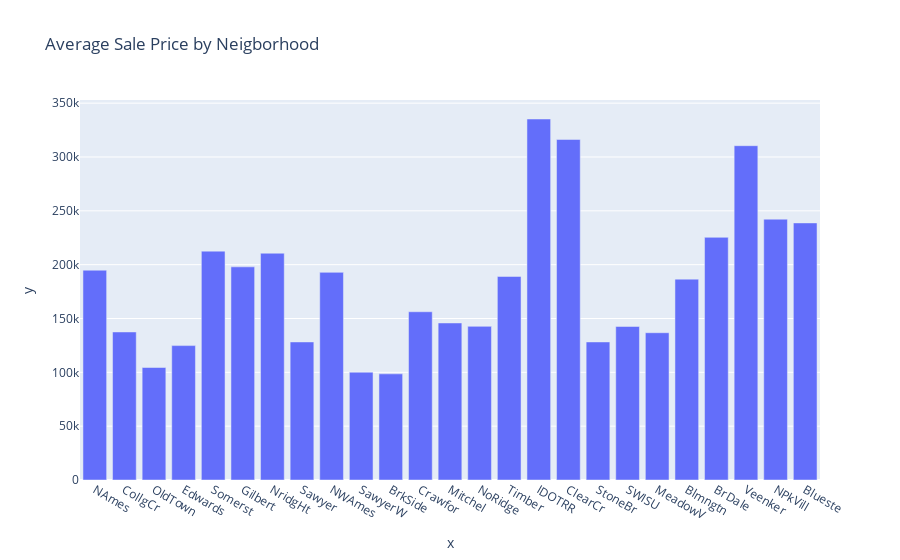

The notebook cell this image was saved under:
### Code cell
fig = px.bar(cat_train, x=neigborhood.index, y=neigborhood_avgprice , title='Average Sale Price by Neigborhood')
fig.show()

### Figure 1 — Plotly figure (JSON) as saved in the notebook; plotly's stock layout.template omitted (floating-point values rounded to 4 significant figures)
{"data": [{"alignmentgroup": "True", "hovertemplate": "x=%{x}<br>y=%{y}<extra></extra>", "legendgroup": "", "marker": {"color": "#636efa", "pattern": {"shape": ""}}, "name": "", "offsetgroup": "", "orientation": "v", "showlegend": false, "textposition": "auto", "type": "bar", "x": ["NAmes", "CollgCr", "OldTown", "Edwards", "Somerst", "Gilbert", "NridgHt", "Sawyer", "NWAmes", "SawyerW", "BrkSide", "Crawfor", "Mitchel", "NoRidge", "Timber", "IDOTRR", "ClearCr", "StoneBr", "SWISU", "MeadowV", "Blmngtn", "BrDale", "Veenker", "NPkVill", "Blueste"], "xaxis": "x", "y": [194900.0, 137500, 104500.0, 124800.0, 212600.0, 198000.0, 210600.0, 128200.0, 192900.0, 100100.0, 98580.0, 156300.0, 145800.0, 142700.0, 189100.0, 335300.0, 316300.0, 128200.0, 142600.0, 136800.0, 186600.0, 225400.0, 310499, 242200.0, 238800.0], "yaxis": "y"}], "layout": {"barmode": "relative", "legend": {"tracegroupgap": 0}, "title": {"text": "Average Sale Price by Neigborhood"}, "xaxis": {"anchor": "y", "domain": [0, 1], "title": {"text": "x"}}, "yaxis": {"anchor": "x", "domain": [0, 1], "title": {"text": "y"}}}}
